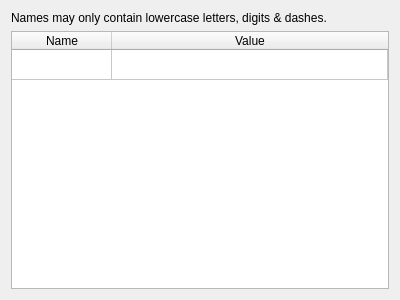
<?xml version="1.0" encoding="UTF-8"?>
<ui version="4.0">
 <class>DiagramContextWidget</class>
 <widget class="QWidget" name="DiagramContextWidget">
  <property name="geometry">
   <rect>
    <x>0</x>
    <y>0</y>
    <width>400</width>
    <height>300</height>
   </rect>
  </property>
  <property name="windowTitle">
   <string>Properties cross references</string>
  </property>
  <layout class="QVBoxLayout" name="verticalLayout">
   <item>
    <widget class="QLabel" name="m_label">
     <property name="text">
      <string>Names may only contain lowercase letters, digits &amp; dashes.</string>
     </property>
     <property name="wordWrap">
      <bool>true</bool>
     </property>
    </widget>
   </item>
   <item>
    <widget class="QTableWidget" name="m_table">
     <property name="selectionMode">
      <enum>QAbstractItemView::SingleSelection</enum>
     </property>
     <property name="rowCount">
      <number>1</number>
     </property>
     <property name="columnCount">
      <number>2</number>
     </property>
     <attribute name="horizontalHeaderVisible">
      <bool>true</bool>
     </attribute>
     <attribute name="horizontalHeaderStretchLastSection">
      <bool>true</bool>
     </attribute>
     <attribute name="verticalHeaderVisible">
      <bool>false</bool>
     </attribute>
     <row/>
     <column>
      <property name="text">
       <string>Name</string>
      </property>
     </column>
     <column>
      <property name="text">
       <string>Value</string>
      </property>
     </column>
    </widget>
   </item>
  </layout>
 </widget>
 <resources/>
 <connections/>
</ui>
